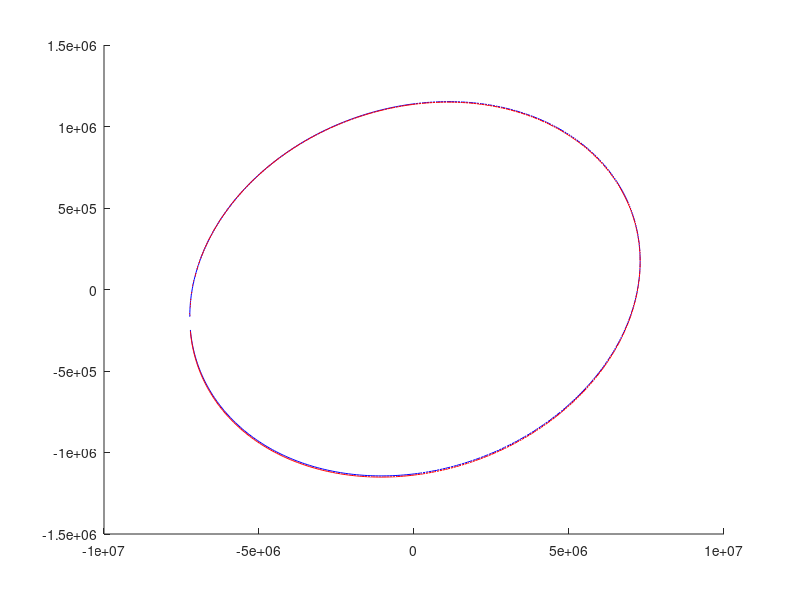

Here is the MATLAB script that generated this plot:
function script()
	close all;
	data = load('./data/result.txt');
	exact = load('./data/result_exact.txt');

	figure
	hold on

	plot3(data(:,1),data(:,2),data(:,3),'b')
	plot3(exact(:,1),exact(:,2),exact(:,3),'r')


	hold off
